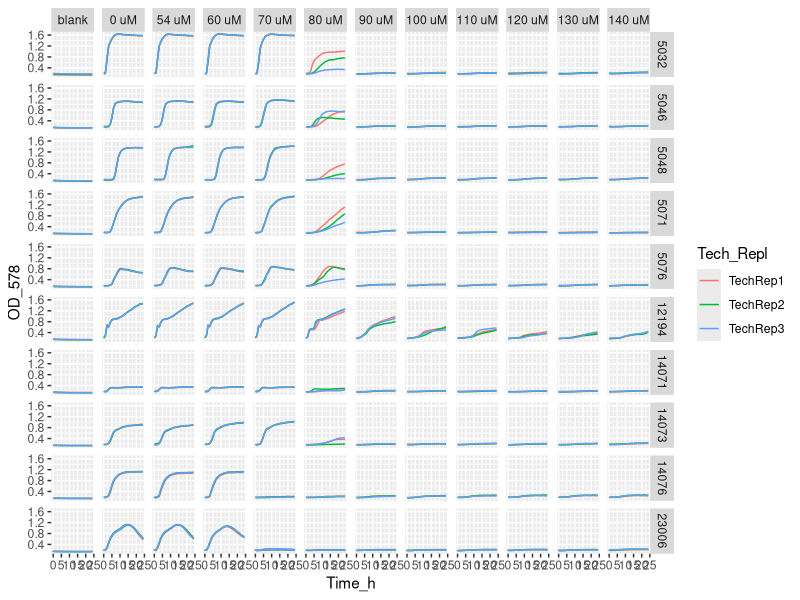
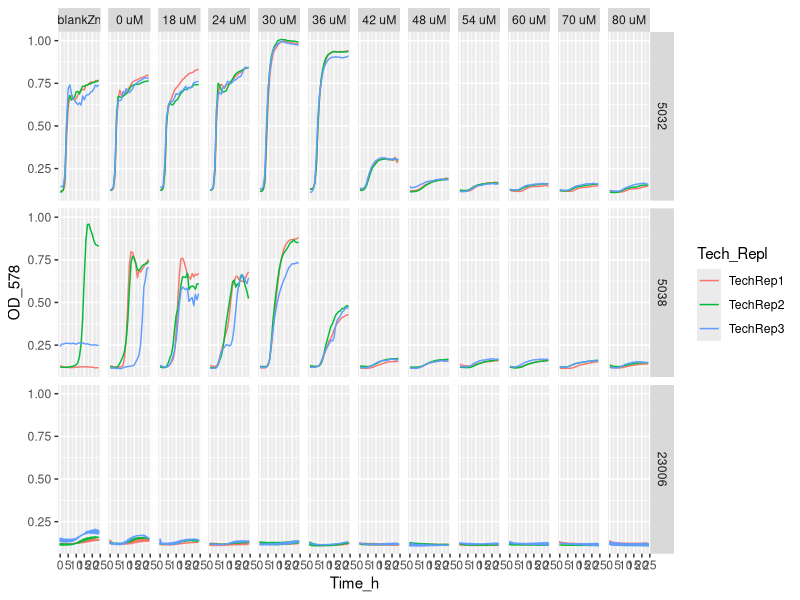
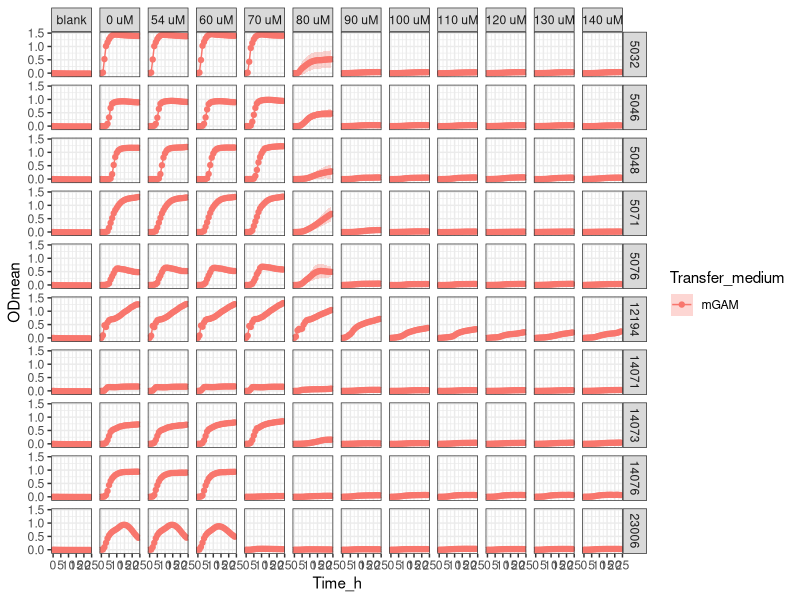
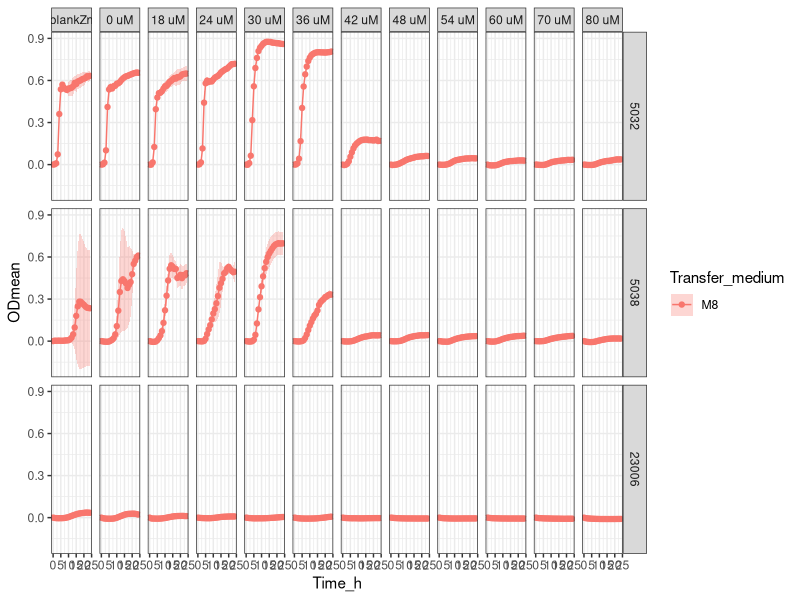

Reproduce these figures in R, in order.
setwd("C:/Users/sergi/Downloads/ITQB/Plate readings/Exp24_6plates_01022024")

library(tidyverse)
library(readxl)

Exp24 <- Exp24_6plates_01022024 <- read_excel("Exp24_6plates_01022024_final_final.xlsx")
# View(Exp24)

Exp24_v1 <- Exp24 %>%
  pivot_longer(names_to = "Condition", values_to = "OD_578", cols = -Time_h)
# Exp24_v1
# View(Exp24_v1)


Exp24_v2 <- separate(Exp24_v1, Condition, 
                     c("Strain",
                       "Transfer_medium",
                       "Zn_condition", 
                       "Tech_Repl",
                       "Biol_Repl",
                       "TPEN_conc",
                       "Well_number"), 
                     sep = "_", remove = FALSE,
                     convert = FALSE)
# View(Exp24_v2)

Exp24_v2$OD_578 <- as.numeric (Exp24_v2$OD_578) #Because OD_578 values are character

Exp24_v2$Strain <- factor(Exp24_v2$Strain, levels = c("5032",
                                                      "5038",
                                                      "5046",
                                                      "5048",
                                                      "5071",
                                                      "5076",
                                                      "12194",
                                                      "14071",
                                                      "14073",
                                                      "14076",
                                                      "23006"))

Exp24_v2 <- Exp24_v2 %>% mutate(TPEN_conc = recode (TPEN_conc,
                                                    "ctrTPENcells" = "blank",
                                                    "ctrTPENwZn" = "blankZn",
                                                    "ctrTPEN" = "0 uM",
                                                    "3.6"= "18 uM",
                                                    "4.8"= "24 uM",
                                                    "6" = "30 uM",
                                                    "7.2" = "36 uM",
                                                    "8.4" = "42 uM",
                                                    "9.6" = "48 uM",
                                                    "10.8" = "54 uM",
                                                    "12" = "60 uM",
                                                    "14" = "70 uM",
                                                    "16" = "80 uM",
                                                    "18" = "90 uM",
                                                    "20" = "100 uM",
                                                    "22" = "110 uM",
                                                    "24" = "120 uM",
                                                    "26" = "130 uM",
                                                    "28" = "140 uM"))

Exp24_v2$TPEN_conc <- factor(Exp24_v2$TPEN_conc, levels = c("blank",
                                                      "blankZn",
                                                      "0 uM",
                                                      "18 uM",
                                                      "24 uM",
                                                      "30 uM",
                                                      "36 uM",
                                                      "42 uM",
                                                      "48 uM",
                                                      "54 uM",
                                                      "60 uM",
                                                      "70 uM",
                                                      "80 uM",
                                                      "90 uM",
                                                      "100 uM",
                                                      "110 uM",
                                                      "120 uM",
                                                      "130 uM",
                                                      "140 uM"))



# Exp24_v2 %>%
#   ggplot(aes(x= Time_h, y=OD_578, color = Tech_Repl)) +
#   geom_line() +
#   facet_grid (Strain ~ TPEN_conc)


Exp24_v2 %>% filter (Transfer_medium == "mGAM") %>%
  ggplot(aes(x= Time_h, y=OD_578, color = Tech_Repl)) +
  geom_line() +
  facet_grid (Strain ~ TPEN_conc)

Exp24_v2 %>% filter (Transfer_medium == "M8") %>%
  ggplot(aes(x= Time_h, y=OD_578, color = Tech_Repl)) +
  geom_line() +
  facet_grid (Strain ~ TPEN_conc)

Exp24_v3<- Exp24_v2 %>% group_by(Strain, Transfer_medium, Zn_condition, Tech_Repl, Biol_Repl, Well_number) %>%
  mutate(blank = Time_h ==0)

# View(Exp24_v3)

Exp24_v4 <- Exp24_v3 %>%
  group_by(Strain, Transfer_medium, Zn_condition, Tech_Repl, Biol_Repl, Well_number) %>%
  mutate(OD = OD_578 - OD_578[blank]) %>%
  ungroup()


# View(Exp24_v4)

#Obtain the mean and sd
Exp24_v5 <- Exp24_v4 %>% group_by(Time_h, Strain, Transfer_medium, TPEN_conc) %>%
  summarise(ODmean = mean(OD), sdOD = sd(OD), n())


Exp24_v5 <- Exp24_v5 %>% mutate(TPEN_conc = recode (TPEN_conc,
                                                    "ctrTPENcells" = "blank",
                                                    "ctrTPENwZn" = "blankZn",
                                                    "ctrTPEN" = "0 uM",
                                                    "3.6"= "18 uM",
                                                    "4.8"= "24 uM",
                                                    "6" = "30 uM",
                                                    "7.2" = "36 uM",
                                                    "8.4" = "42 uM",
                                                    "9.6" = "48 uM",
                                                    "10.8" = "54 uM",
                                                    "12" = "60 uM",
                                                    "14" = "70 uM",
                                                    "16" = "80 uM",
                                                    "18" = "90 uM",
                                                    "20" = "100 uM",
                                                    "22" = "110 uM",
                                                    "24" = "120 uM",
                                                    "26" = "130 uM",
                                                    "28" = "140 uM"))


# stocks conc / 0.001(mM --> uM) / d.f (=2)--> conc TPEN (now in the table)


Exp24_v5  %>% filter (Transfer_medium == "mGAM") %>%
  ggplot(aes(x = Time_h,
             y = ODmean,
             color = Transfer_medium
  )) +
  geom_point() + 
  geom_line() +
  geom_ribbon(aes(ymin=ODmean-sdOD, ymax=ODmean+sdOD, fill = Transfer_medium), 
              alpha = 0.3, colour = NA) + 
  facet_grid (Strain ~ TPEN_conc) +
  theme_bw()

Exp24_v5  %>% filter (Transfer_medium == "M8") %>%
  ggplot(aes(x = Time_h,
             y = ODmean,
             color = Transfer_medium
  )) +
  geom_point() + 
  geom_line() +
  geom_ribbon(aes(ymin=ODmean-sdOD, ymax=ODmean+sdOD, fill = Transfer_medium), 
              alpha = 0.3, colour = NA) + 
  facet_grid (Strain ~ TPEN_conc) +
  theme_bw()
